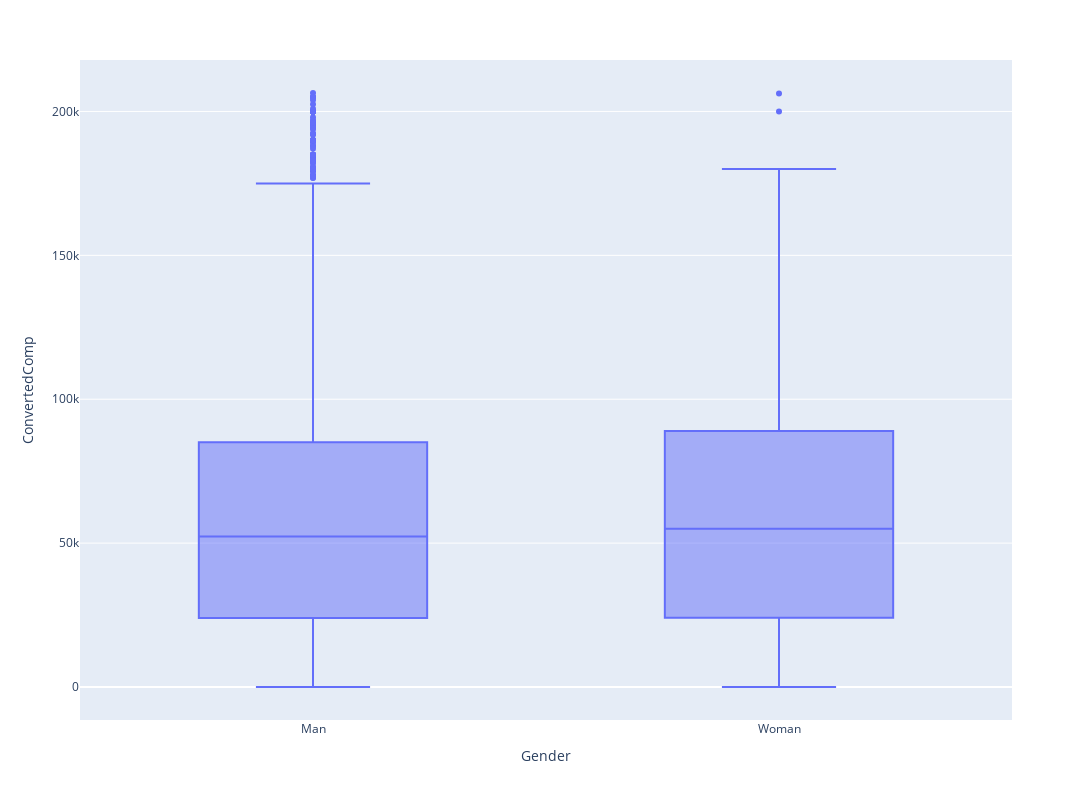

Notebook code cell kept with this figure:
### Code cell
df = df.drop(df[df.Gender == 'Non-binary, genderqueer, or gender non-conforming'].index)
df = df.drop(df[df.Gender == 'Woman;Non-binary, genderqueer, or gender non-conforming'].index)
df = df.drop(df[df.Gender == 'Woman;Man'].index)
df = df.drop(df[df.Gender == 'Woman;Man;Non-binary, genderqueer, or gender non-conforming'].index)
df = df.drop(df[df.Gender == 'Man;Non-binary, genderqueer, or gender non-conforming'].index)


fig = px.box(df, y="ConvertedComp", x='Gender', width=1200, height=800)

fig.show()

### Figure 1 — Plotly figure (JSON) as saved in the notebook; plotly's stock layout.template omitted (floating-point values rounded to 4 significant figures; data arrays with more than 128 entries replaced by an {"elided": "..."} marker saying what was removed)
{"data": [{"alignmentgroup": "True", "hovertemplate": "Gender=%{x}<br>ConvertedComp=%{y}<extra></extra>", "legendgroup": "", "marker": {"color": "#636efa"}, "name": "", "notched": false, "offsetgroup": "", "orientation": "v", "showlegend": false, "type": "box", "x": {"elided": "10410 str values"}, "x0": " ", "xaxis": "x", "y": {"elided": "10410 int values"}, "y0": " ", "yaxis": "y"}], "layout": {"boxmode": "group", "height": 800, "legend": {"tracegroupgap": 0}, "margin": {"t": 60}, "width": 1200, "xaxis": {"anchor": "y", "domain": [0, 1], "title": {"text": "Gender"}}, "yaxis": {"anchor": "x", "domain": [0, 1], "title": {"text": "ConvertedComp"}}}}
